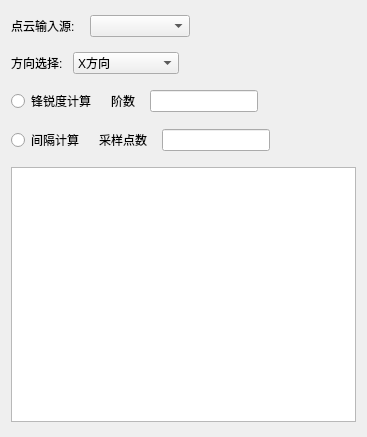
<?xml version="1.0" encoding="UTF-8"?>
<ui version="4.0">
 <class>pcEmplenIntervalForm</class>
 <widget class="QWidget" name="pcEmplenIntervalForm">
  <property name="geometry">
   <rect>
    <x>0</x>
    <y>0</y>
    <width>367</width>
    <height>437</height>
   </rect>
  </property>
  <property name="windowTitle">
   <string>Form</string>
  </property>
  <layout class="QVBoxLayout" name="verticalLayout">
   <property name="spacing">
    <number>15</number>
   </property>
   <property name="topMargin">
    <number>15</number>
   </property>
   <property name="bottomMargin">
    <number>15</number>
   </property>
   <item>
    <layout class="QHBoxLayout" name="horizontalLayout_2" stretch="1,3,5">
     <item>
      <widget class="QLabel" name="label">
       <property name="text">
        <string>点云输入源:</string>
       </property>
      </widget>
     </item>
     <item>
      <widget class="QComboBox" name="SelectLinker"/>
     </item>
     <item>
      <spacer name="horizontalSpacer_2">
       <property name="orientation">
        <enum>Qt::Horizontal</enum>
       </property>
       <property name="sizeHint" stdset="0">
        <size>
         <width>40</width>
         <height>20</height>
        </size>
       </property>
      </spacer>
     </item>
    </layout>
   </item>
   <item>
    <layout class="QHBoxLayout" name="horizontalLayout" stretch="1,3,5">
     <property name="spacing">
      <number>10</number>
     </property>
     <item>
      <widget class="QLabel" name="label_2">
       <property name="text">
        <string>方向选择:</string>
       </property>
      </widget>
     </item>
     <item>
      <widget class="QComboBox" name="dirSelected">
       <item>
        <property name="text">
         <string>X方向</string>
        </property>
       </item>
       <item>
        <property name="text">
         <string>Y方向</string>
        </property>
       </item>
       <item>
        <property name="text">
         <string>Z方向</string>
        </property>
       </item>
      </widget>
     </item>
     <item>
      <spacer name="horizontalSpacer">
       <property name="orientation">
        <enum>Qt::Horizontal</enum>
       </property>
       <property name="sizeHint" stdset="0">
        <size>
         <width>40</width>
         <height>20</height>
        </size>
       </property>
      </spacer>
     </item>
    </layout>
   </item>
   <item>
    <layout class="QHBoxLayout" name="horizontalLayout_4">
     <item>
      <widget class="QRadioButton" name="spness">
       <property name="text">
        <string>锋锐度计算</string>
       </property>
      </widget>
     </item>
     <item>
      <widget class="QLabel" name="label_3">
       <property name="text">
        <string>阶数</string>
       </property>
      </widget>
     </item>
     <item>
      <widget class="QLineEdit" name="sp_order"/>
     </item>
     <item>
      <spacer name="horizontalSpacer_4">
       <property name="orientation">
        <enum>Qt::Horizontal</enum>
       </property>
       <property name="sizeHint" stdset="0">
        <size>
         <width>40</width>
         <height>20</height>
        </size>
       </property>
      </spacer>
     </item>
    </layout>
   </item>
   <item>
    <layout class="QHBoxLayout" name="horizontalLayout_3">
     <item>
      <widget class="QRadioButton" name="empLenA">
       <property name="text">
        <string>间隔计算</string>
       </property>
      </widget>
     </item>
     <item>
      <widget class="QLabel" name="label_Rang">
       <property name="text">
        <string>采样点数</string>
       </property>
      </widget>
     </item>
     <item>
      <widget class="QLineEdit" name="range"/>
     </item>
     <item>
      <spacer name="horizontalSpacer_3">
       <property name="orientation">
        <enum>Qt::Horizontal</enum>
       </property>
       <property name="sizeHint" stdset="0">
        <size>
         <width>40</width>
         <height>20</height>
        </size>
       </property>
      </spacer>
     </item>
    </layout>
   </item>
   <item>
    <widget class="QTableWidget" name="resultRR"/>
   </item>
  </layout>
 </widget>
 <resources/>
 <connections/>
</ui>
